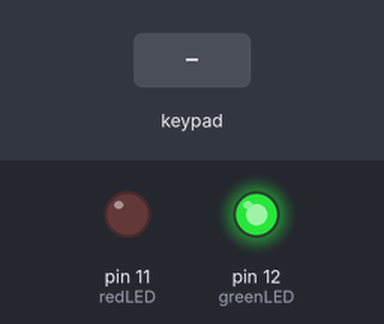
Bench run of a sketch on a simulated Arduino Uno, built with avr-gcc and run on an emulated ATmega328P. Parts: output pins drawn as LEDs (lit = HIGH). Inputs (shaded band) come from the test bench. What the sketch prints to the serial monitor is not drawn.

Above: at 1.2 s.
1.3 s: keypad keys 2 3 4 5 pressed 0.4 s apart
At 3.5 s:
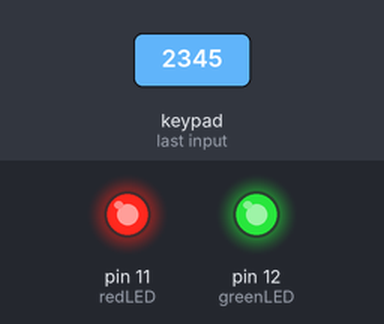
4.4 s: key '#' pressed
Timing chart, 0 to 9.0 s (numbered marks = the images above; inputs shaded):
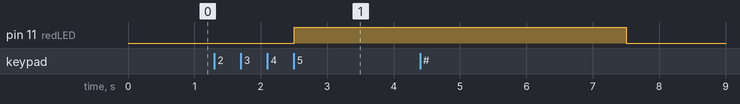

Measured:
- after the input at 1.3 s, pin 11 (redLED): LOW → HIGH after 1.2 s

The sketch:

offline_with_leds.ino
```cpp
#include <Keypad.h>

const byte ROWS = 4;
const byte COLS = 4;
char keys[ROWS][COLS] = {
  {'1','2','3','A'},
  {'4','5','6','B'},
  {'7','8','9','C'},
  {'*','0','#','D'}
};
byte rowPins[ROWS] = {2, 3, 4, 5};
byte colPins[COLS] = {6, 7, 8, 9};
Keypad keypad = Keypad(makeKeymap(keys), rowPins, colPins, ROWS, COLS);

String receivedCode = "";
String inputCode = "";
bool waitingForCode = false;

const int greenLED = 12;
const int redLED = 11;

void setup() {
  Serial.begin(9600);
  Serial.println("Ready. Press '#' to request code.");

  pinMode(greenLED, OUTPUT);
  pinMode(redLED, OUTPUT);

  digitalWrite(greenLED, HIGH);
  digitalWrite(redLED, LOW);
}

void loop() {
  // Read incoming code from Python (PC)
  while (Serial.available()) {
    char c = Serial.read();

    if (waitingForCode && c >= '0' && c <= '9') {
      receivedCode += c;
      if (receivedCode.length() >= 4) {
        receivedCode = receivedCode.substring(0, 4);
        waitingForCode = false;
        Serial.print("Code received: ");
        Serial.println(receivedCode);
      }
    }
  }

  char key = keypad.getKey();
  if (key) {
    if(key == '*') {
      inputCode = "";
    }
    else if (key == '#') {
      Serial.println("GET_CODE");   // Request code from Python
      receivedCode = "";
      inputCode = "";
      waitingForCode = true;
      Serial.println("Waiting for code from PC...");
    }
    else if (key >= '0' && key <= '9') {
      inputCode += key;
      Serial.print(key);

      if (inputCode.length() == 4) {
        Serial.println();
        Serial.print("Entered: "); Serial.println(inputCode);
        Serial.print("Expected: "); Serial.println(receivedCode);

        if (inputCode == receivedCode) {
          Serial.println("✅ Code correct!");
          Serial.println("CORRECT");  // Send result to Python
          digitalWrite(greenLED, LOW);
          delay(5000);
          digitalWrite(greenLED, HIGH);
        } else {
          Serial.println("❌ Code incorrect.");
          Serial.println("INCORRECT"); // Send result to Python
          digitalWrite(redLED, HIGH);
          delay(5000);
          digitalWrite(redLED, LOW);
        }

        inputCode = "";
        Serial.println("Try again:");
      }
    }
  }
}
```
